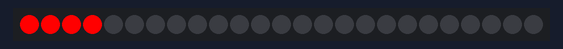
A sketch run on a simulated Arduino Uno, built with avr-gcc and run on an emulated ATmega328P. Shown: 25 RGB LEDs in strip order, left to right.

Above: at 0.35 s.
At 1.46 s:
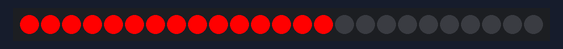
At 2.68 s:
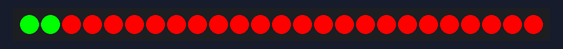
At 3.89 s:
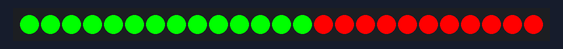
At 5.1 s:
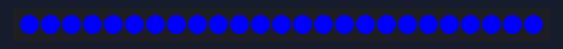
At 9.6 s:
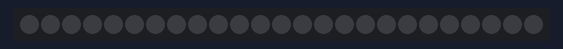

The sketch:

RGB.ino
```cpp
#include <FastLED.h>

#define LED_PIN     8
#define NUM_LEDS    25

CRGB leds[NUM_LEDS];

void setup() {
  FastLED.addLeds<SK6812, LED_PIN, GRB>(leds, NUM_LEDS);
}

void loop() {
  // Red Loading
  for (int i = 0; i < NUM_LEDS; i++) {
    leds[i] = CRGB(255, 0, 0); // Set LED to red
    FastLED.show();
    delay(100);
  }

  // Green Loading
  for (int i = 0; i < NUM_LEDS; i++) {
    leds[i] = CRGB(0, 255, 0); // Set LED to green
    FastLED.show();
    delay(100);
  }

  // Blue Blinking
  for (int j = 0; j < 5; j++) { // Blink the blue LEDs 5 times
    for (int i = 0; i < NUM_LEDS; i++) {
      leds[i] = CRGB(0, 0, 255); // Set LED to blue
    }
    FastLED.show();
    delay(500);

    for (int i = 0; i < NUM_LEDS; i++) {
      leds[i] = CRGB(0, 0, 0); // Turn off LEDs
    }
    FastLED.show();
    delay(500);
  }
}
```

Measured:
- by itself, everything shown: repeats every 10.1 s, in 60 steps
- what the display in image 4 shows lasts 0.5 s, from 5.1 s to 5.6 s
